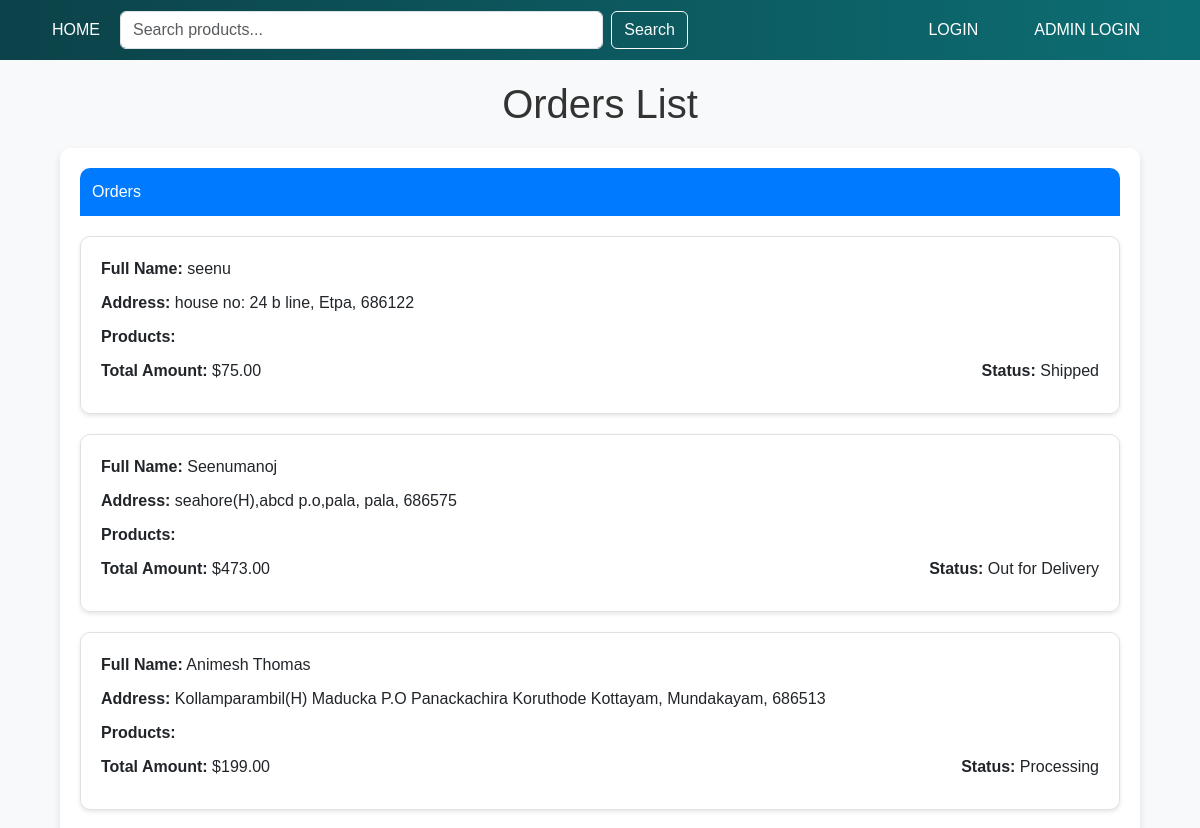
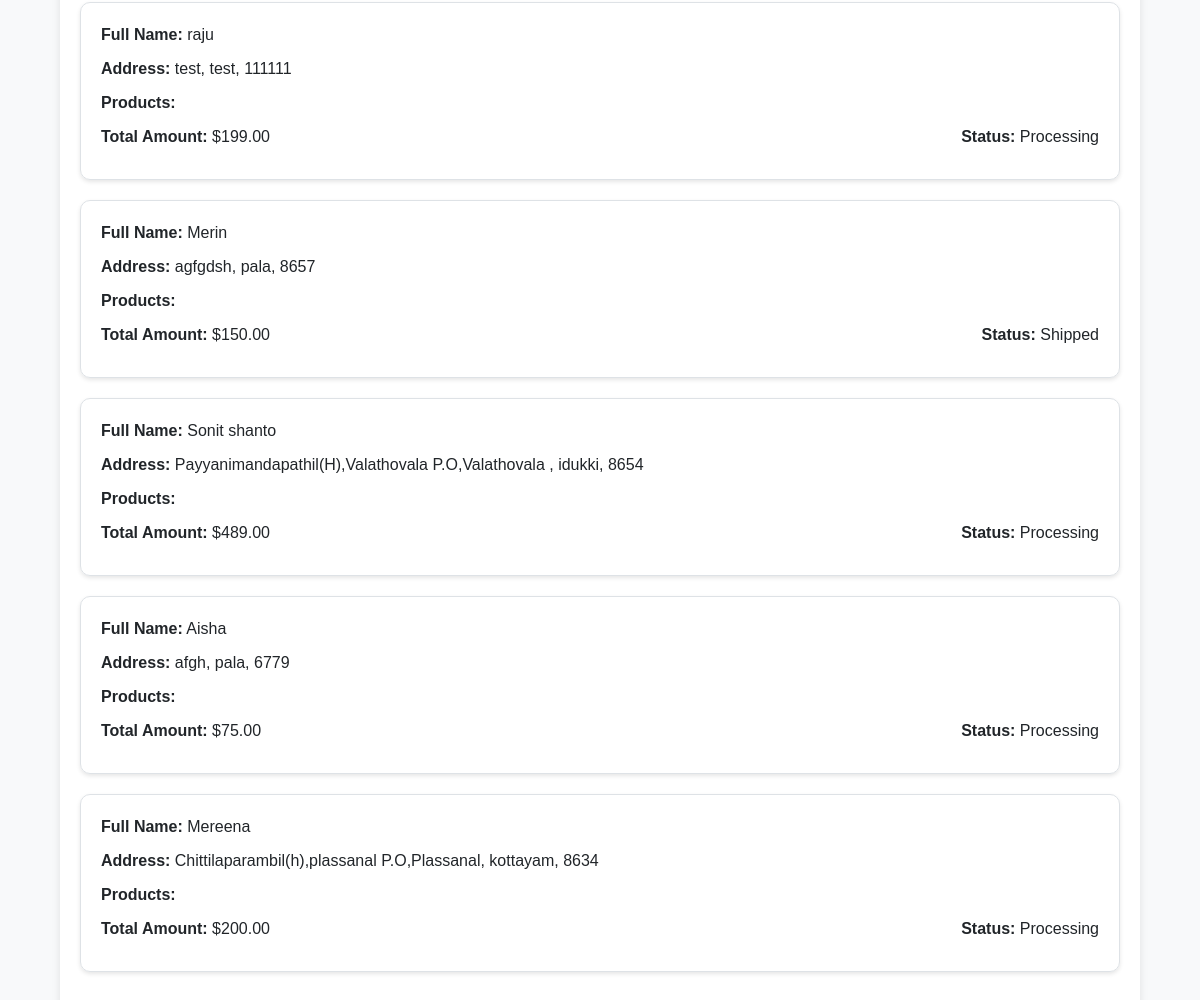
The app's page /order_list_and_detail/ with its own data (2 pictures, top to bottom).
### handwash/models.py (models this page shows, shortened)
class Order(models.Model):
    STATUS_CHOICES = [
        ('processing', 'Processing'),
        ('out_for_delivery', 'Out for Delivery'),
        ('shipped', 'Shipped'),
        ('delivered', 'Delivered'),
    ]
    user = models.ForeignKey(User, on_delete=models.CASCADE, default=False)
    fullname = models.CharField(max_length=255)
    address = models.CharField(max_length=255)
    city = models.CharField(max_length=100)
    postal_code = models.CharField(max_length=10)
    total_amount = models.DecimalField(max_digits=10, decimal_places=2)
    status = models.CharField(max_length=20, choices=STATUS_CHOICES, default='processing')
    created_at = models.DateTimeField(auto_now_add=True)

### handwash/views.py (the view)
# urls.py: path('order_list_and_detail/', views.order_list_and_detail, name='order_list_and_detail'),
def order_list_and_detail(request):
    orders = Order.objects.all()
    context = {'orders': orders}
    return render(request, 'order_list_and_detail.html', context)

### handwash/templates/order_list_and_detail.html (shortened to what this page needs)
<!DOCTYPE html>
<html lang="en">
<head>
    <link href="https://cdn.jsdelivr.net/npm/bootstrap@5.3.3/dist/css/bootstrap.min.css" rel="stylesheet">
    <link rel="stylesheet" href="https://cdnjs.cloudflare.com/ajax/libs/font-awesome/5.15.4/css/all.min.css" />
</head>
<body>
    {% if user.is_superuser %}
    <div class="header">
        <a class="link-underline link-underline-opacity-0" href="{% url 'adminpage' %}">Home</a>
        <a class="link-underline link-underline-opacity-0" href="{% url 'admin_add' %}">Add Product</a>
        <a class="link-underline link-underline-opacity-0" href="{% url 'adminorders' %}">Order</a>
        <a class="link-underline link-underline-opacity-0" href="{% url 'user_logout' %}">Log out</a>
    </div>
    {% else %}
    <nav class="navbar navbar-expand-lg header">
        <div class="container-fluid">
          <a class="nav-link active" href="{% url 'index' %}">Home</a>
          <form class="d-flex w-50" method="GET" action="{% url 'search' %}">
            <input class="form-control me-2" name="query" type="search" placeholder="Search products..." aria-label="Search">
            <button class="btn btn-outline-light" type="submit">Search</button>
          </form>
          <div class="collapse navbar-collapse justify-content-end" id="navbarNavAltMarkup">
            <div class="navbar-nav">
            {% if user.is_authenticated %}
              <a class="nav-link active" href="{% url 'orders' %}">Orders</a>
              <a class="nav-link" href="{% url 'view_to_wishlist' %}">Wishlist</a>
              <a class="nav-link" href="{% url 'cart' %}">Cart</a>
              <li class="nav-item dropdown">
                <a class="nav-link dropdown-toggle" href="#" role="button" data-bs-toggle="dropdown" aria-expanded="false">
                    {{ user.username }}
                </a>
                <ul class="dropdown-menu bg-black">
                  <li><a class="dropdown-item" href="{% url 'profile_update' %}">Update Profile</a></li>
                  <li><a class="dropdown-item" href="{% url 'user_logout' %}">Logout</a></li>
                </ul>
              </li>
            {% else %}
              <a class="nav-link" href="{% url 'user_login' %}" >Login</a>
              <a class="nav-link" href="{% url 'admin_login' %}">Admin Login</a>
            {% endif %}
            </div>
          </div>
        </div>
      </nav>
    {% endif %}
    <h1>Orders List</h1>
    <section class="custom-section">
        <div class="custom-section-header">
            Orders
        </div>
        <div class="custom-section-body">
            {% for order in orders %}
            <div class="order-item">
                <div><strong>Full Name:</strong> {{ order.fullname }}</div>
                <div><strong>Address:</strong> {{ order.address }}, {{ order.city }}, {{ order.postal_code }}</div>
                <div><strong>Products:</strong>
                </div>
                <div class="order-item-details">
                    <div><strong>Total Amount:</strong> ${{ order.total_amount }}</div>
                    <div><strong>Status:</strong> {{ order.get_status_display }}</div>
                </div>
            </div>
            {% endfor %}
        </div>
    </section>
</body>
</html>

### handwash/templates/order_list_and_detail.html (style rules this page uses)
body { background-color: #f8f9fa; font-family: Arial, sans-serif; }
.header { background: linear-gradient(to right, #0c4249, #0c6e73); padding: 10px 20px; text-align: right; color: white; margin-bottom: 20px; }
.header a { color: white; margin: 0 20px; font-weight: 500; text-transform: uppercase; }
.custom-section { width: 90%; margin: 20px auto; box-shadow: 0 4px 8px rgba(0, 0, 0, 0.1); border-radius: 10px; background-color: #ffffff; padding: 20px; }
.custom-section-header { background-color: #007bff; color: #fff; padding: 12px; text-align: left; border-top-left-radius: 10px; border-top-right-radius: 10px; margin-bottom: 20px; }
.order-item { border: 1px solid #dee2e6; border-radius: 10px; padding: 20px; margin-bottom: 20px; box-shadow: 0 2px 4px rgba(0, 0, 0, 0.1); transition: box-shadow 0.3s ease; }
.order-item > div { margin-bottom: 10px; }
.order-item-details { display: flex; justify-content: space-between; }
h1 { text-align: center; color: #333; margin-bottom: 20px; animation: color-change 5s infinite; }

### records on screen
Order: fullname "seenu", address "house no: 24 b line", city "Etpa", postal_code "686122", total_amount "75.00", status "Shipped"
Order: fullname "Seenumanoj", address "seahore(H),abcd p.o,pala", city "pala", postal_code "686575", total_amount "473.00", status "Out for Delivery"
Order: fullname "Animesh Thomas", address "Kollamparambil(H) Maducka P.O Panackachira Koruthode Kottayam", city "Mundakayam", postal_code "686513", total_amount "199.00", status "Processing"
Order: fullname "raju", address "test", city "test", postal_code "111111", total_amount "199.00", status "Processing"
Order: fullname "Merin", address "agfgdsh", city "pala", postal_code "8657", total_amount "150.00", status "Shipped"
Order: fullname "Sonit shanto", address "Payyanimandapathil(H),Valathovala P.O,Valathovala", city "idukki", postal_code "8654", total_amount "489.00", status "Processing"
Order: fullname "Aisha", address "afgh", city "pala", postal_code "6779", total_amount "75.00", status "Processing"
Order: fullname "Mereena", address "Chittilaparambil(h),plassanal P.O,Plassanal", city "kottayam", postal_code "8634", total_amount "200.00", status "Processing"
